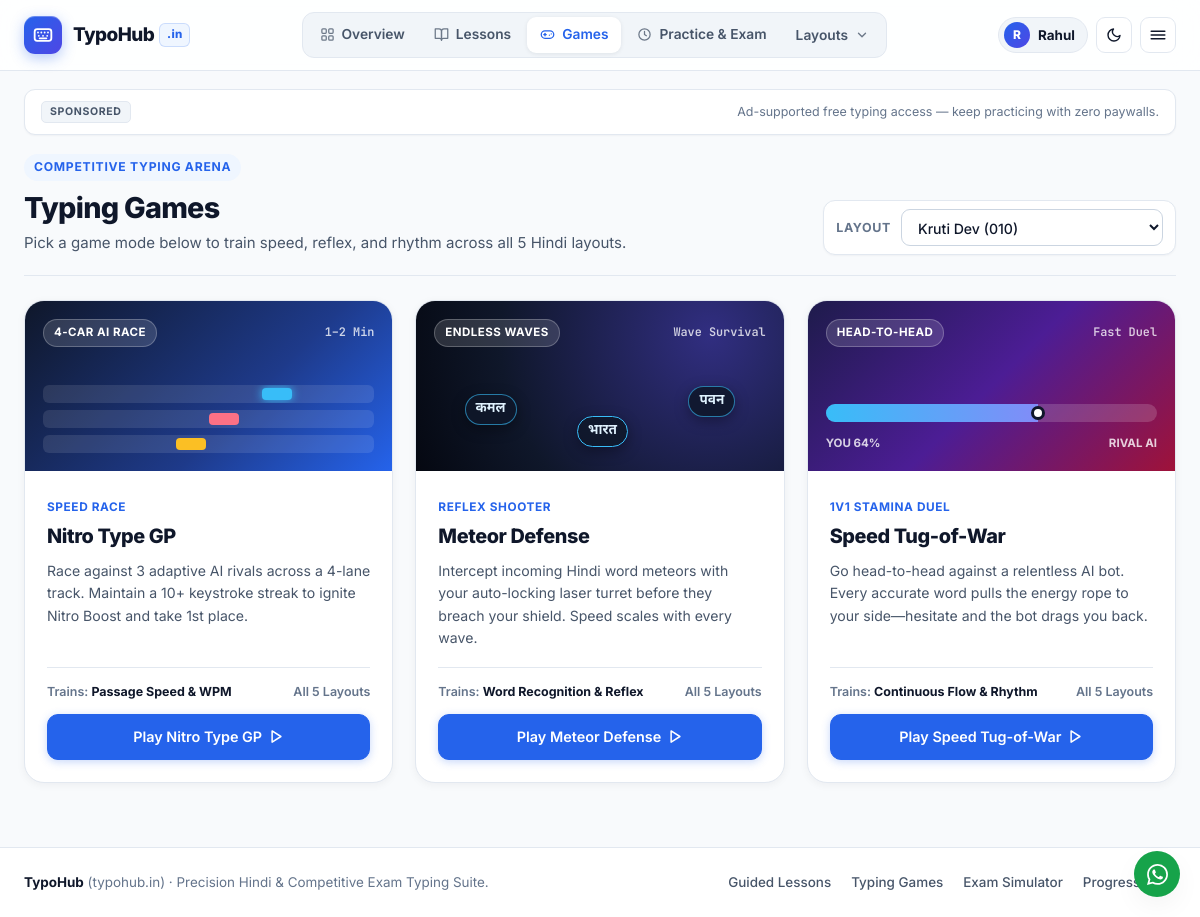
Page /games (signed in) on the committed database.
### tables this page shows
CREATE TABLE users (
                id INTEGER PRIMARY KEY AUTOINCREMENT,
                identifier TEXT UNIQUE NOT NULL,
                display_name TEXT NOT NULL,
                preferred_layout TEXT NOT NULL DEFAULT 'krutidev',
                created_at TEXT DEFAULT CURRENT_TIMESTAMP
            );

### app.py (the view)
@app.route("/games")
def games():
    return render_template(
        "games.html",
        active_page="games",
        initial_layout=resolve_layout(),
        games=GAMES_CATALOG,
        page_title="Typing Games — TypoHub",
    )

### app.py (called while the page is built)
def get_db_path() -> str:
    db_url = app.config.get("DATABASE_URL", "")
    if db_url.startswith("sqlite:///"):
        return db_url.replace("sqlite:///", "", 1)
    return "typohub.db"

def get_db_connection():
    conn = sqlite3.connect(get_db_path())
    conn.row_factory = sqlite3.Row
    return conn

def current_user():
    user_id = session.get("user_id")
    if not user_id:
        return None
    with get_db_connection() as conn:
        row = conn.execute(
            "SELECT id, identifier, display_name, preferred_layout FROM users WHERE id = ?",
            (user_id,),
        ).fetchone()
    return dict(row) if row else None

def resolve_layout(default_layout: str = "krutidev") -> str:
    req_layout = (request.args.get("layout") or "").strip()
    if req_layout in app.config["SUPPORTED_LAYOUTS"]:
        return req_layout
    user = current_user()
    if user and user.get("preferred_layout") in app.config["SUPPORTED_LAYOUTS"]:
        return user["preferred_layout"]
    return default_layout

@app.context_processor
def inject_globals():
    return {
        "site_name": app.config["SITE_NAME"],
        "domain": app.config["DOMAIN"],
        "ads_enabled": app.config["ADS_ENABLED"],
        "ad_slots": app.config["AD_SLOTS"],
        "active_user": current_user(),
        "available_layouts": list_layouts(),
    }

### layouts/layout_engine.py (called while the page is built)
def list_layouts() -> list[dict]:
    return [
        {
            "id": item["id"],
            "name": item["name"],
            "category": item["category"],
            "exam_note": item["exam_note"],
        }
        for item in LAYOUTS.values()
    ]

### templates/games.html (shortened to what this page needs)
{% extends "base.html" %}
{% block content %}
<section class="games-hero">
  <div>
    <div class="th-eyebrow">Competitive Typing Arena</div>
    <h1 class="th-page-title">Typing Games</h1>
    <p class="th-page-subtitle">Pick a game mode below to train speed, reflex, and rhythm across all 5 Hindi layouts.</p>
  </div>
  <div class="games-layout-picker">
    <label for="lobby-layout-select" style="font-size:0.78rem; font-weight:700; color:var(--text-muted); text-transform:uppercase; letter-spacing:0.05em;">Layout</label>
    <select id="lobby-layout-select" class="th-select">
      {% for item in available_layouts %}
        <option value="{{ item.id }}" {% if initial_layout == item.id %}selected{% endif %}>{{ item.name }}</option>
      {% endfor %}
    </select>
  </div>
</section>
<section class="games-grid">
  {% for g in games %}
  <article class="game-card">
    <div class="game-card-stage stage-{{ g.accent }}">
      <div class="game-stage-top">
        <span class="game-pill">{{ g.badge }}</span>
        <span class="game-duration">{{ g.duration }}</span>
      </div>
      <div class="game-visual-mock" aria-hidden="true">
        {% if g.slug == 'nitro-race' %}
          <div class="mock-lane"><span class="mock-car" style="left:66%; background:#38bdf8; box-shadow:0 0 10px #38bdf8;"></span></div>
          <div class="mock-lane"><span class="mock-car" style="left:50%; background:#fb7185;"></span></div>
          <div class="mock-lane"><span class="mock-car" style="left:40%; background:#fbbf24;"></span></div>
        {% elif g.slug == 'meteor-defense' %}
          <div class="mock-meteors">
            <span class="mock-word-chip" style="transform:translateY(-28px);">कमल</span>
            <span class="mock-word-chip" style="transform:translateY(-6px); border-color:#38bdf8;">भारत</span>
            <span class="mock-word-chip" style="transform:translateY(-36px);">पवन</span>
          </div>
        {% else %}
          <div class="mock-tug-bar">
            <div class="mock-tug-fill"></div>
            <div class="mock-tug-knot"></div>
          </div>
          <div style="display:flex; justify-content:space-between; font-size:0.72rem; font-weight:700; color:rgba(255,255,255,0.8);">
            <span>YOU 64%</span>
            <span>RIVAL AI</span>
          </div>
        {% endif %}
      </div>
    </div>
    <div class="game-card-body">
      <div>
        <span class="game-cat">{{ g.category }}</span>
        <h2 class="game-title">{{ g.title }}</h2>
        <p class="game-desc">{{ g.description }}</p>
      </div>
      <div class="game-card-footer">
        <div class="game-skill-row">
          <span>Trains: <strong style="color:var(--text);">{{ g.skill }}</strong></span>
          <span>All 5 Layouts</span>
        </div>
        <a href="/games/{{ g.slug }}?layout={{ initial_layout }}" class="th-btn th-btn-primary game-play-btn" data-game-link="{{ g.slug }}">
          <span>Play {{ g.title }}</span>
          <svg width="15" height="15" viewBox="0 0 24 24" fill="none" stroke="currentColor" stroke-width="2.4" stroke-linecap="round" stroke-linejoin="round">
            <polygon points="5 3 19 12 5 21 5 3"></polygon>
          </svg>
        </a>
      </div>
    </div>
  </article>
  {% endfor %}
</section>
{% endblock %}

### templates/base.html (shortened to what this page needs)
<!DOCTYPE html>
<html lang="en">
<head>
  <link rel="stylesheet" href="{{ url_for('static', filename='css/theme.css') }}" />
</head>
<body class="th-body">
  <header class="th-header" id="th-header">
    <div class="th-container th-header-inner">
      <a href="/" class="th-brand" aria-label="TypoHub Home">
        <span class="th-brand-mark" aria-hidden="true">
          <svg width="20" height="20" viewBox="0 0 24 24" fill="none" stroke="currentColor" stroke-width="2.2" stroke-linecap="round" stroke-linejoin="round">
            <rect x="2" y="5" width="20" height="14" rx="3"></rect>
            <path d="M6 9h.01M10 9h.01M14 9h.01M18 9h.01M7 13h.01M12 13h.01M17 13h.01M8 16h8"></path>
          </svg>
        </span>
        <span class="th-brand-wordmark">
          <span class="th-brand-name">TypoHub</span>
          <span class="th-brand-tld">.in</span>
        </span>
      </a>
      <nav class="th-nav" aria-label="Primary Navigation">
        <a href="/" class="th-nav-link {% if active_page == 'home' %}active{% endif %}">
          <span>Overview</span>
        </a>
        <a href="/learn" class="th-nav-link {% if active_page == 'learn' %}active{% endif %}">
          <svg width="15" height="15" viewBox="0 0 24 24" fill="none" stroke="currentColor" stroke-width="2" stroke-linecap="round" stroke-linejoin="round">
            <path d="M2 3h6a4 4 0 0 1 4 4v14a3 3 0 0 0-3-3H2z"></path>
            <path d="M22 3h-6a4 4 0 0 0-4 4v14a3 3 0 0 1 3-3h7z"></path>
          </svg>
          <span>Lessons</span>
        </a>
        <a href="/games" class="th-nav-link {% if active_page == 'games' %}active{% endif %}">
          <span>Games</span>
        </a>
        <a href="/practice" class="th-nav-link {% if active_page == 'practice' %}active{% endif %}">
          <svg width="15" height="15" viewBox="0 0 24 24" fill="none" stroke="currentColor" stroke-width="2" stroke-linecap="round" stroke-linejoin="round">
            <circle cx="12" cy="12" r="9"></circle>
            <polyline points="12 7 12 12 15 14"></polyline>
          </svg>
          <span>Practice &amp; Exam</span>
        </a>
        <div class="th-dropdown" id="layouts-dropdown">
          <button type="button" class="th-nav-link th-dropdown-trigger" id="layouts-dropdown-btn" aria-expanded="false" aria-haspopup="true">
            <span>Layouts</span>
            <svg class="th-chevron" width="14" height="14" viewBox="0 0 24 24" fill="none" stroke="currentColor" stroke-width="2.3" stroke-linecap="round" stroke-linejoin="round">
              <polyline points="6 9 12 15 18 9"></polyline>
            </svg>
          </button>
        </div>
      </nav>
      <div class="th-header-actions">
        {% if active_user %}
          <a href="/login" class="th-user-chip {% if active_page == 'login' %}active{% endif %}" title="Account &amp; Progress">
            <span class="th-user-avatar">{{ active_user.display_name[:1]|upper }}</span>
            <span class="th-user-name">{{ active_user.display_name }}</span>
          </a>
        {% endif %}
        <button type="button" id="theme-toggle" class="th-btn th-icon-btn" title="Toggle Dark Mode" aria-label="Toggle Dark Mode">
          <svg id="theme-icon-moon" width="16" height="16" viewBox="0 0 24 24" fill="none" stroke="currentColor" stroke-width="2.1" stroke-linecap="round" stroke-linejoin="round">
            <path d="M21 12.79A9 9 0 1 1 11.21 3 7 7 0 0 0 21 12.79z"></path>
          </svg>
        </button>
        <button type="button" id="mobile-menu-btn" class="th-btn th-icon-btn th-mobile-only" aria-label="Open Navigation Menu" aria-expanded="false">
          <svg width="18" height="18" viewBox="0 0 24 24" fill="none" stroke="currentColor" stroke-width="2.2" stroke-linecap="round" stroke-linejoin="round">
            <line x1="3" y1="7" x2="21" y2="7"></line>
            <line x1="3" y1="12" x2="21" y2="12"></line>
            <line x1="3" y1="17" x2="21" y2="17"></line>
          </svg>
        </button>
      </div>
    </div>
  </header>
  <main class="th-main">
    <div class="th-container">
      {% if ads_enabled %}
      <aside class="th-ad-strip th-ad-top" data-ad-slot="{{ ad_slots.header_banner }}" aria-label="Advertisement">
        <div class="th-ad-inner">
          <span class="th-ad-badge">Sponsored</span>
          <span class="th-ad-text">Ad-supported free typing access — keep practicing with zero paywalls.</span>
        </div>
      </aside>
      {% endif %}
      {% block content %}{% endblock %}
    </div>
  </main>
  <div class="th-floating-right" aria-label="Quick Actions">
    <a
      href="https://wa.me/919301284903?text=Hello%20Typo%20Hub%20Support"
      target="_blank"
      rel="noopener noreferrer"
      class="th-float-btn th-whatsapp-btn"
      title="Support on WhatsApp"
      aria-label="Support on WhatsApp"
    >
    </a>
  </div>
  <footer class="th-footer">
    <div class="th-container th-footer-inner">
      <div>
        <strong style="color:var(--text);">TypoHub</strong> (typohub.in) &middot; Precision Hindi &amp; Competitive Exam Typing Suite.
      </div>
      <div class="th-footer-links">
        <a href="/learn">Guided Lessons</a>
        <a href="/games">Typing Games</a>
        <a href="/practice">Exam Simulator</a>
        <a href="/login">Progress Sync</a>
      </div>
    </div>
  </footer>
</body>
</html>

### templates/games.html (style rules this page uses)
.games-hero { display: flex; align-items: flex-end; justify-content: space-between; gap: 20px; flex-wrap: wrap; margin-bottom: 24px; padding-bottom: 20px; border-bottom: 1px solid var(--border); }
.games-layout-picker { display: inline-flex; align-items: center; gap: 10px; padding: 8px 12px; background: var(--surface); border: 1px solid var(--border); border-radius: 12px; box-shadow: var(--shadow-xs); }
.games-grid { display: grid; grid-template-columns: repeat(3, minmax(0, 1fr)); gap: 22px; }
.game-card { display: flex; flex-direction: column; background: var(--surface); border: 1px solid var(--border); border-radius: 20px; overflow: hidden; box-shadow: var(--shadow-sm); transition: transform 0.18s ease, box-shadow 0.2s ease, border-color 0.18s ease; }
.game-card-stage { position: relative; height: 170px; padding: 18px; display: flex; flex-direction: column; justify-content: space-between; overflow: hidden; }
.stage-blue { background: linear-gradient(135deg, #0f172a 0%, #1e3a8a 60%, #2563eb 100%); }
.stage-indigo { background: radial-gradient(circle at 80% 20%, #312e81 0%, #0f172a 65%, #050811 100%); }
.stage-rose { background: linear-gradient(135deg, #1e1b4b 0%, #4c1d95 50%, #9f1239 100%); }
.game-stage-top { display: flex; align-items: center; justify-content: space-between; gap: 8px; position: relative; z-index: 2; }
.game-pill { font-size: 0.72rem; font-weight: 700; letter-spacing: 0.04em; text-transform: uppercase; color: #ffffff; background: rgba(255, 255, 255, 0.14); border: 1px solid rgba(255, 255, 255, 0.24); padding: 4px 10px; border-radius: 999px; }
.game-duration { font-size: 0.74rem; font-weight: 600; color: rgba(255, 255, 255, 0.78); font-family: 'JetBrains Mono', monospace; }
.game-visual-mock { position: relative; z-index: 2; display: flex; flex-direction: column; gap: 7px; }
.mock-lane { height: 18px; border-radius: 6px; background: rgba(255, 255, 255, 0.1); position: relative; overflow: hidden; }
.mock-car { position: absolute; top: 3px; height: 12px; width: 30px; border-radius: 4px; }
.mock-meteors { display: flex; justify-content: space-around; align-items: flex-end; height: 76px; }
.mock-word-chip { padding: 4px 10px; border-radius: 999px; background: rgba(15, 23, 42, 0.88); border: 1px solid rgba(56, 189, 248, 0.6); color: #e0f2fe; font-family: 'Noto Sans Devanagari', sans-serif; font-size: 0.85rem; font-weight: 700; box-shadow: 0 4px 14px rgba(0, 0, 0, 0.35); }
.mock-tug-bar { height: 18px; border-radius: 999px; background: rgba(255, 255, 255, 0.16); position: relative; overflow: hidden; margin-bottom: 6px; }
.mock-tug-fill { width: 64%; height: 100%; background: linear-gradient(90deg, #38bdf8, #818cf8); }
.mock-tug-knot { position: absolute; left: 64%; top: 50%; transform: translate(-50%, -50%); width: 14px; height: 14px; border-radius: 50%; background: #ffffff; border: 3px solid #0f172a; }
.game-card-body { padding: 22px; display: flex; flex-direction: column; justify-content: space-between; flex: 1; gap: 18px; }
.game-cat { font-size: 0.74rem; font-weight: 700; text-transform: uppercase; letter-spacing: 0.05em; color: var(--primary); }
.game-title { margin: 4px 0 8px; font-size: 1.24rem; font-weight: 800; letter-spacing: -0.02em; color: var(--text); }
.game-desc { margin: 0; font-size: 0.88rem; color: var(--text-secondary); line-height: 1.58; }
.game-card-footer { display: flex; flex-direction: column; gap: 12px; padding-top: 14px; border-top: 1px solid var(--border); }
.game-skill-row { display: flex; align-items: center; justify-content: space-between; font-size: 0.78rem; color: var(--text-muted); font-weight: 600; }
.game-play-btn { width: 100%; padding: 11px 16px; font-size: 0.9rem; border-radius: 11px; }

### rows in the picture
users: display_name "R", display_name "Rahul", preferred_layout "Kruti Dev (010)"

### other values in the picture
{{ g.badge }} "4-CAR AI RACE" "ENDLESS WAVES" "HEAD-TO-HEAD"
{{ g.duration }} "1–2 Min" "Wave Survival" "Fast Duel"
{{ g.category }} "SPEED RACE" "REFLEX SHOOTER" "1V1 STAMINA DUEL"
{{ g.title }} "Nitro Type GP" "Meteor Defense" "Speed Tug-of-War"
{{ g.description }} "Race against 3 adaptive AI rivals across a 4-lane track. Maintain a 10+ keystroke streak to ignite Nitro Boost and take 1st place." "Intercept incoming Hindi word meteors with your auto-locking laser turret before they breach your shield. Speed scales with every wave." "Go head-to-head against a relentless AI bot. Every accurate word pulls the energy rope to your side—hesitate and the bot drags you back."
{{ g.skill }} "Passage Speed & WPM" "Word Recognition & Reflex" "Continuous Flow & Rhythm"
